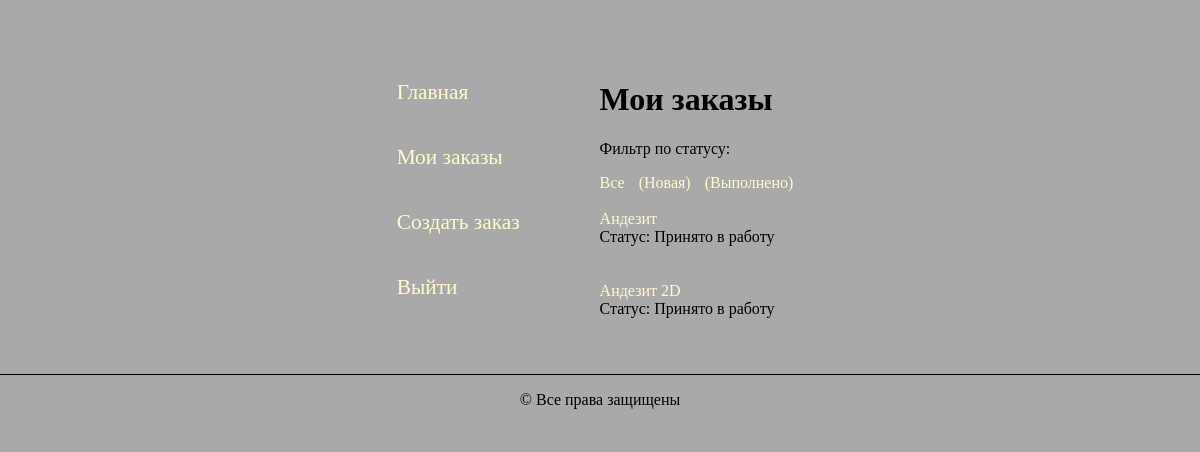
Page /studio/myorders/?status=a (signed in) on the committed database.
### studio/models.py (models this page shows, shortened)
class Order(models.Model):
    day_add = models.DateField(null=True, blank=True)
    name = models.CharField(max_length=200, verbose_name='Имя', blank=False)
    summary = models.TextField(max_length=1000, help_text="Описание", blank=False)
    category = models.ForeignKey('category', help_text="Выбор категории", on_delete=models.CASCADE, blank=False)
    photo_file = models.ImageField(max_length=200, upload_to=get_name_file, blank=False, null=True,
                                   validators=[FileExtensionValidator(allowed_extensions=['png', 'jpg', 'jpeg'])])
    customer_order = models.ForeignKey('user', on_delete=models.SET_NULL, null=True, blank=True)
    comment = models.TextField(max_length=1000, help_text="Комментарий", blank=True)
    img = models.ImageField(max_length=200, upload_to=get_name_file, blank=True, null=True,
                            validators=[FileExtensionValidator(allowed_extensions=['png', 'jpg', 'jpeg'])])
    LOAN_STATUS = (
        ('n', 'Новая'),
        ('a', 'Принято в работу'),
        ('c', 'Выполнено'),
    )
    status = models.CharField(max_length=1, choices=LOAN_STATUS, blank=True, default='n')
    def get_status_name(self):
        for status in self.LOAN_STATUS:
            if status[0] == self.status:
                return status[1]
        return 'Не задан'
    class Meta:
        ordering = ["status"]
        permissions = (("can_mark_returned", "Установите статус заказа"),)

### studio/views.py (the view)
# urls.py: path('myorders/', views.LoanedOrdersByUserListView.as_view(), name='my-order'),
class LoanedOrdersByUserListView(LoginRequiredMixin, generic.ListView):
    model = Order
    template_name = 'studio/order_list_customer_user.html'
    paginate_by = 10
    status = None
    def get(self, request, *args, **kwargs):
        if request.GET.get('status'):
            self.status = request.GET.get('status')
        return super().get(request, *args, **kwargs)
    def get_context_data(self, **kwargs):
        context = super(LoanedOrdersByUserListView, self).get_context_data(**kwargs)
        context['status_list'] = Order.LOAN_STATUS
        return context
    def get_queryset(self):
        if self.status:
            return Order.objects.filter(customer_order=self.request.user, status=self.status)
        return Order.objects.filter(customer_order=self.request.user).order_by('-day_add')

### studio/templates/studio/order_list_customer_user.html (shortened to what this page needs)
{% load static %}
{% load thumbnail %}
<!DOCTYPE html>
<html lang="ru">
<head>
    <link rel="stylesheet" media="screen" type="text/css" href="{% static 'css/style.css' %}">
</head>
<div class="order_list">
    <div class="mein">
        <div class="link">
            <a href="{% url 'index'  %}">Главная</a>
            <a href="{% url 'my-order' %}">Мои заказы</a>
            <a href="{% url 'order-create' %}">Создать заказ</a>
            <a href="{% url 'logout'%}?next={{request.path}}">Выйти</a>
        </div>
        <div class="content">
            <h1>Мои заказы</h1>
            <div class="link_filter"><p>Фильтр по статусу:</p>
                {% if not request.GET.status %}
                <p>Все</p>
                {% else %}
                <div class="link_filter">
                    <a href="{% url 'my-order' %}">Все</a>
                    {% endif %}
                    {% for item in status_list %}
                    {% if request.GET.status != item.0 %}
                    <a href="{% url 'my-order' %}?status={{item.0}}"> ({{item.1}}) </a>
                    {% else %}
                    {{item.status}}
                    {% endif %}
                    {% endfor %}
                </div>
                <br>
                {% if order_list %}
                {% for order in order_list %}
                <div class="project">
                    <div class="link_list">
                        <a href="{% url 'order-detail' order.pk %}">{{order.name}} </a>
                        <div><span class="font-weight-bold">Статус:</span> {{order.get_status_name}}</div>
                        <br>
                    </div>
                </div>
                <br>
                {% endfor %}
                {% else %}
                <p>Заказов нет</p>
                {% endif %}
            </div>
        </div>
    </div>
    <footer>
        <p>&copy; Все права защищены</p>
    </footer>
    </body>
</html>

### studio/static/css/style.css (style rules this page uses)
.mein { display: flex; justify-content: center; margin-top: 50px; }
.link { display: flex; flex-direction: column; margin-right: 40px; }
.content { margin-left: 40px; }
.link > a { font-size: 16pt; margin-top: 20px; margin-bottom: 20px; text-decoration: none; color: lemonchiffon; }
footer { display: flex; align-items: center; justify-content: space-around; border-top: 1px solid black; margin-top: 20px; }
.link_filter > a { margin-right: 10px; text-decoration: none; color: lemonchiffon; }
.order_list { margin-top: 60px; }
.link_list > a { text-decoration: none; color: lemonchiffon; }

### rows in the picture
Order: name "Андезит", get_status_name "Принято в работу"
Order: name "Андезит 2D", get_status_name "Принято в работу"

### other values in the picture
{{ item.1 }} "Новая" "Выполнено"
